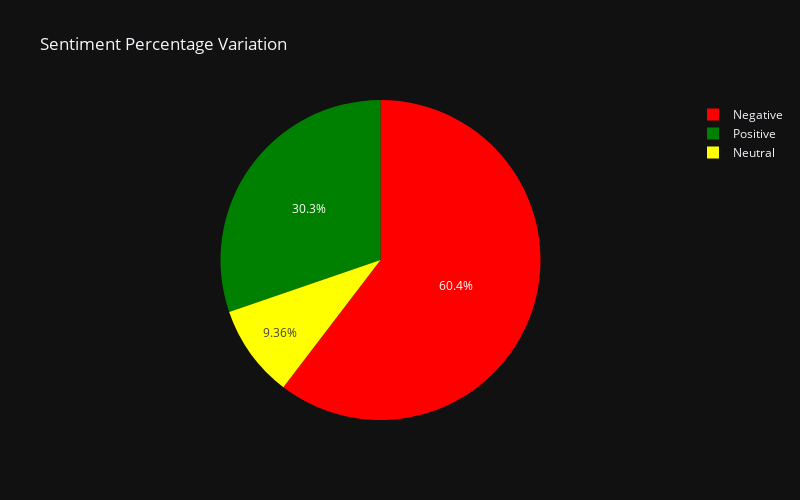

Notebook cell for this chart:
### Code cell
colors = ('red','green','yellow')
tags = dup['sentiment'].value_counts()
px.pie(tags,values=tags,names=tags.index,title='Sentiment Percentage Variation',height=500,width=800,color_discrete_sequence=colors,template='plotly_dark')

### Figure 1 — Plotly figure (JSON) as saved in the notebook; plotly's stock layout.template omitted (floating-point values rounded to 4 significant figures)
{"data": [{"domain": {"x": [0, 1], "y": [0, 1]}, "hovertemplate": "sentiment=%{label}<br>value=%{value}<extra></extra>", "labels": ["Negative", "Positive", "Neutral"], "legendgroup": "", "name": "", "showlegend": true, "type": "pie", "values": [32425, 16247, 5025]}], "layout": {"height": 500, "legend": {"tracegroupgap": 0}, "piecolorway": ["red", "green", "yellow"], "title": {"text": "Sentiment Percentage Variation"}, "width": 800}}
